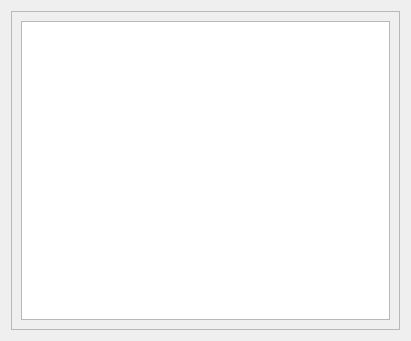
<?xml version="1.0" encoding="UTF-8"?>
<ui version="4.0">
 <class>DialogAbout</class>
 <widget class="QDialog" name="DialogAbout">
  <property name="geometry">
   <rect>
    <x>0</x>
    <y>0</y>
    <width>411</width>
    <height>341</height>
   </rect>
  </property>
  <property name="windowTitle">
   <string>About</string>
  </property>
  <layout class="QGridLayout" name="gridLayout">
   <item row="0" column="0">
    <widget class="QScrollArea" name="scrollArea">
     <property name="widgetResizable">
      <bool>true</bool>
     </property>
     <widget class="QWidget" name="scrollAreaWidgetContents">
      <property name="geometry">
       <rect>
        <x>0</x>
        <y>0</y>
        <width>391</width>
        <height>321</height>
       </rect>
      </property>
      <layout class="QGridLayout" name="gridLayout_2">
       <item row="0" column="0">
        <widget class="QTextBrowser" name="textBrowser_About">
         <property name="html">
          <string>&lt;!DOCTYPE HTML PUBLIC &quot;-//W3C//DTD HTML 4.0//EN&quot; &quot;http://www.w3.org/TR/REC-html40/strict.dtd&quot;&gt;
&lt;html&gt;&lt;head&gt;&lt;meta name=&quot;qrichtext&quot; content=&quot;1&quot; /&gt;&lt;style type=&quot;text/css&quot;&gt;
p, li { white-space: pre-wrap; }
&lt;/style&gt;&lt;/head&gt;&lt;body style=&quot; font-family:'MS Shell Dlg 2'; font-size:8.25pt; font-weight:400; font-style:normal;&quot;&gt;
&lt;p style=&quot;-qt-paragraph-type:empty; margin-top:0px; margin-bottom:0px; margin-left:0px; margin-right:0px; -qt-block-indent:0; text-indent:0px; font-size:8pt;&quot;&gt;&lt;br /&gt;&lt;/p&gt;&lt;/body&gt;&lt;/html&gt;</string>
         </property>
         <property name="openExternalLinks">
          <bool>true</bool>
         </property>
        </widget>
       </item>
      </layout>
     </widget>
    </widget>
   </item>
  </layout>
 </widget>
 <resources/>
 <connections/>
</ui>
